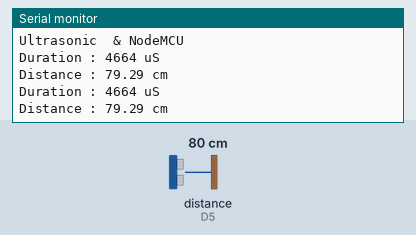
Recording of a sketch running on a simulated ESP8266 (NodeMCU). On the bench: the last lines printed to the serial monitor. The inputs (shaded band) are chosen by the test bench; at power-on: distance to the obstacle (sensor on D5) 80 cm. The echo pulse lasts 58.3 µs per cm.

Above: at 1.8 s.
1.9 s: distance to the obstacle (sensor on D5) set to 2 cm
At 2.9 s:
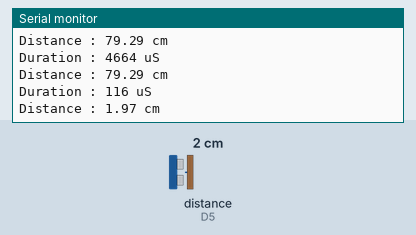
3.4 s: distance to the obstacle (sensor on D5) set to 4 cm
At 4.5 s:
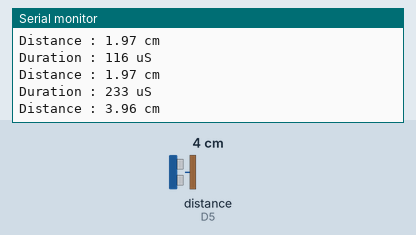
Timing chart, 0 to 6.4 s (numbered marks = the images above; inputs shaded):
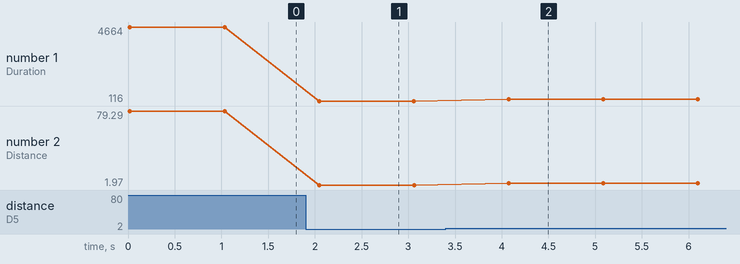

The sketch:

P1Ultrasonic.ino
```cpp
/*
 April 2023 ApaITU
 video  : NodeMCU & Ultrasonic #2
 Series : Water tank Project
 Sensor : HC-SR04
 We will use hc-sr04 to measure water tank level, for example
 we have water tank
 capacity       : 500L
 Height         : 100cm
 Sensor Height  : 115cm (from bottom of tank)

 by measuring the distance from sensor to water  surface we could calculate the water level
 waterLevel = SensorHeight - sensingDistance

 Based on waterLevel we could also measure the water volume, we need to calculate the volume/cm
 VolumePerCM  = capacity/100cm
              = 500L/100cm
              = 5L/cm

 Volume       = waterLevel * VolumePerCM
 for example we read waterLevel = 10cm

 Volume       = 10cm * 5L/cm
              = 50L

 Who ultrasonic works?
 Ultrasonic act like a radar, measuring the distance by  sending ultrasonic sound wave (40Khz)
 and timing the wave travel since it sended from sensor, reflecting from the object and traveling back
 to the sensor.

 Sound wave has speed of 340m/s if we multiple it with the time (duration) we get the distance value.
 We have take into account the measuring time is twice the distance.

 The formula :
 distance     = 0.5 * duration * 340m/s

 Typically HC-SR04 measuring the traveltime in uS or 1 of million of seconds and calculate the distance
 in cm, we need to transform the unit from m/s to cm/uS
 SpeedOfSound_CMuS  = 340m * 100cm/m / (1S * 1000000uS/S)
                    = 34000cm/1000000uS
                    = 0.034 cm/uS

 how microController get information from HC-SR04?
 HC-SR04 has alot of variant, working on 3.3V, 5V i2c protocol or simple with trigger and echo pin.
 We use 4 pin with echo and trigger pins
 vcc      >> 3.3V
 gnd      >> gnd
 trigger  >> D5
 echo     << D6

 1)  resetting the sensor
 we need to send signal HIGH for  2ms to sensor. this sequence will reset the sensor
 2) triggering the sensor for start sending sound wave :
 send singal HIGH for 10ms
 3) timing the  HIGH signal comming from echo pin
 */

//pins
const int trigger = D6;
const int echo = D5;
float sow = 0.034; // 0.034 cm/uS

void setup() {
  Serial.begin(115200);
  Serial.println();
  Serial.println("Ultrasonic  & NodeMCU");

  pinMode(trigger,OUTPUT);
  pinMode(echo,INPUT);
}

void loop() {
  //reset
  digitalWrite(trigger,HIGH);
  delay(2);
  digitalWrite(trigger,LOW);

  //trigger kirim ultrasonic sound
  digitalWrite(trigger,HIGH);
  delay(10);
  digitalWrite(trigger,LOW);

  long duration = pulseIn(echo,HIGH);
  Serial.print("Duration : ");
  Serial.print(duration);
  Serial.println(" uS");

  float distance = 0.5 * duration *  sow;
  Serial.println("Distance : " + String(distance) + " cm");
  delay(1000);


}
```

Measured:
- after the input at 1.9 s, the serial monitor: prints a new line after 0.15 s (image 1)
- after the input at 3.4 s, the serial monitor: prints a new line after 0.67 s (image 2)
- plotted number 1: 4664 → 116 after the input at 1.9 s, 116 → 233 after the input at 3.4 s
- plotted number 2: 79.29 → 1.97 after the input at 1.9 s, 1.97 → 3.96 after the input at 3.4 s
